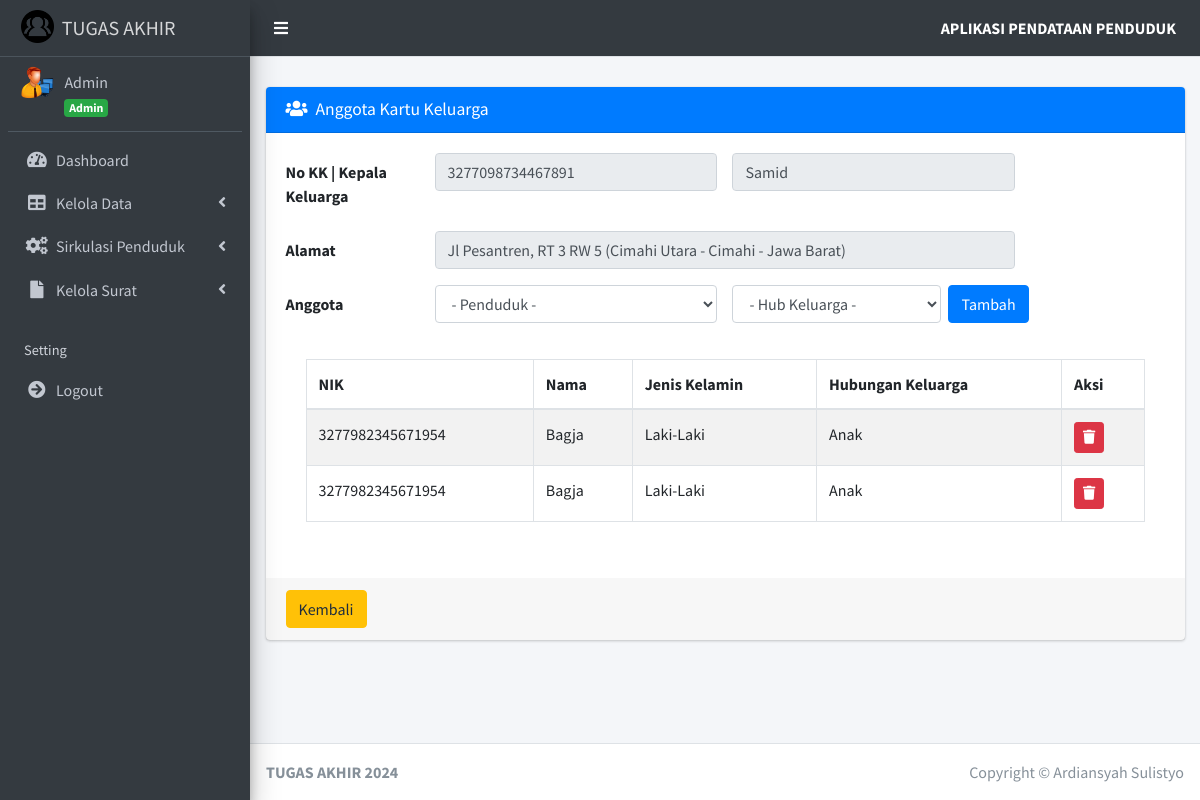
The page /index.php?page=anggota&id_kk=1 (signed in) on the database its author committed.
### tables this page shows
CREATE TABLE `kk` (
  `id_kk` int(11) NOT NULL,
  `no_kk` varchar(16) NOT NULL,
  `id_penduduk` int(11) NOT NULL,
  `k_keluarga` varchar(20) NOT NULL
);

CREATE TABLE `penduduk` (
  `id_penduduk` int(11) NOT NULL,
  `nik_penduduk` varchar(16) NOT NULL,
  `nama_penduduk` varchar(45) NOT NULL,
  `tempat_lahir_penduduk` varchar(30) NOT NULL,
  `tanggal_lahir_penduduk` date NOT NULL,
  `jenis_kelamin_penduduk` enum('Laki-Laki','Perempuan') NOT NULL,
  `alamat_ktp_penduduk` text NOT NULL,
  `alamat_penduduk` text NOT NULL,
  `desa_kelurahan_penduduk` varchar(30) NOT NULL,
  `kecamatan_penduduk` varchar(30) NOT NULL,
  `kabupaten_kota_penduduk` varchar(30) NOT NULL,
  `provinsi_penduduk` varchar(30) NOT NULL,
  `negara_penduduk` varchar(30) NOT NULL,
  `rt_penduduk` varchar(3) NOT NULL,
  `rw_penduduk` varchar(3) NOT NULL,
  `agama_penduduk` enum('Islam','Kristen','Katolik','Hindu','Buddha','Konghucu') NOT NULL,
  `pendidikan_terakhir_penduduk` varchar(20) NOT NULL,
  `pekerjaan_penduduk` varchar(20) NOT NULL,
  `status_perkawinan_penduduk` enum('Kawin','Tidak Kawin') NOT NULL,
  `status` enum('Ada','Meninggal','Pindah','Izin Tinggal') NOT NULL
);

CREATE TABLE `anggota_keluarga` (
  `id_anggota` int(11) NOT NULL,
  `id_kk` int(11) NOT NULL,
  `id_penduduk` int(11) NOT NULL,
  `hub_keluarga` varchar(15) NOT NULL
);

### pages/kk/anggota.php (the view, shortened to what this page needs)
<?php
if (isset($_GET['id_kk'])) {
    $id_kk = $_GET['id_kk'];
    $sql_cek = "SELECT * FROM `kk` JOIN `penduduk` ON kk.id_penduduk=penduduk.id_penduduk WHERE id_kk='$id_kk'";
    $query_cek = mysqli_query($koneksi, $sql_cek);
    $data_cek = mysqli_fetch_array($query_cek, MYSQLI_BOTH);
    $karkel = $data_cek['id_kk'];
}
?>
<div class="card card-primary">
    <div class="card-header">
        <h3 class="card-title">
            <i class="fa fa-users mr-2"></i>Anggota Kartu Keluarga
        </h3>
    </div>
    <form action="" method="post" enctype="multipart/form-data">
        <div class="card-body">
            <div class="form-group row">
                <label class="col-sm-2 col-form-label">No KK | Kepala Keluarga</label>
                <div class="col-sm-4">
                    <input type="text" class="form-control" id="no_kk" name="no_kk" value="<?= $data_cek['no_kk']; ?>" disabled />
                </div>
                <div class="col-sm-4">
                    <input type="text" class="form-control" id="kepala" name="kepala" value="<?= $data_cek['k_keluarga']; ?>" disabled />
                </div>
            </div>
            <div class="form-group row">
                <label class="col-sm-2 col-form-label">Alamat</label>
                <div class="col-sm-8">
                    <input type="text" class="form-control" value="<?= $data_cek['alamat_penduduk']; ?>, RT <?= $data_cek['rt_penduduk']; ?> RW <?= $data_cek['rw_penduduk']; ?> (<?= $data_cek['kecamatan_penduduk']; ?> - <?= $data_cek['kabupaten_kota_penduduk']; ?> - <?= $data_cek['provinsi_penduduk']; ?>)" disabled />
                </div>
            </div>
            <div class="form-group row">
                <label class="col-sm-2 col-form-label">Anggota</label>
                <div class="col-sm-4">
                    <select name="id_pend" id="id_pend" class="form-control select2bs4" required>
                        <option selected="selected">- Penduduk -</option>
                    </select>
                </div>
                <div class="col-sm-3">
                    <select name="hubungan" id="hubungan" class="form-control">
                        <option>- Hub Keluarga -</option>
                    </select>
                </div>
                <input type="submit" name="Simpan" value="Tambah" class="btn btn-primary">
            </div>
            <div class="card-body">
                <div class="table-responsive">
                    <table class="table table-bordered table-striped">
                        <thead>
                            <tr>
                                <th>NIK</th>
                                <th>Nama</th>
                                <th>Jenis Kelamin</th>
                                <th>Hubungan Keluarga</th>
                                <th>Aksi</th>
                            </tr>
                        </thead>
                        <tbody>
                            <?php
                            $sql = $koneksi->query("SELECT p.nik_penduduk, p.nama_penduduk, p.jenis_kelamin_penduduk, a.hub_keluarga, a.id_anggota
			  										FROM penduduk p JOIN anggota_keluarga a ON p.id_penduduk=a.id_penduduk
													WHERE status='Ada' AND id_kk=$karkel");
                            while ($data = $sql->fetch_assoc()) {
                            ?>
                                <tr>
                                    <td>
                                        <?= $data['nik_penduduk']; ?>
                                    </td>
                                    <td>
                                        <?= $data['nama_penduduk']; ?>
                                    </td>
                                    <td>
                                        <?= $data['jenis_kelamin_penduduk']; ?>
                                    </td>
                                    <td>
                                        <?= $data['hub_keluarga']; ?>
                                    </td>
                                    <td>
                                        <a href="?page=hapus_anggota&id_anggota=<?= $data['id_anggota']; ?>" onclick="return confirm('Apakah anda yakin hapus data ini ?')" title="Hapus" class="btn btn-danger btn-sm">
                                            <i class="fa fa-trash"></i>
                                        </a>
                                    </td>
                                </tr>
                            <?php
                            }
                            ?>
                        </tbody>
                    </table>
                </div>
            </div>
        </div>
        <div class="card-footer">
            <a href="?page=kk" title="Kembali" class="btn btn-warning">Kembali</a>
        </div>
    </form>
</div>

### rows shown on the page
kk: no_kk "3277098734467891", kepala "Samid", id_penduduk.provinsi_penduduk "Jl Pesantren, RT 3 RW 5 (Cimahi Utara - Cimahi - Jawa Barat)"
anggota_keluarga: id_penduduk.nik_penduduk "3277982345671954", id_penduduk.nama_penduduk "Bagja", id_penduduk.jenis_kelamin_penduduk "Laki-Laki", hub_keluarga "Anak"
anggota_keluarga: id_penduduk.nik_penduduk "3277982345671954", id_penduduk.nama_penduduk "Bagja", id_penduduk.jenis_kelamin_penduduk "Laki-Laki", hub_keluarga "Anak"

### other values the page prints
$data_nama "Admin"
$data_level "Admin"
